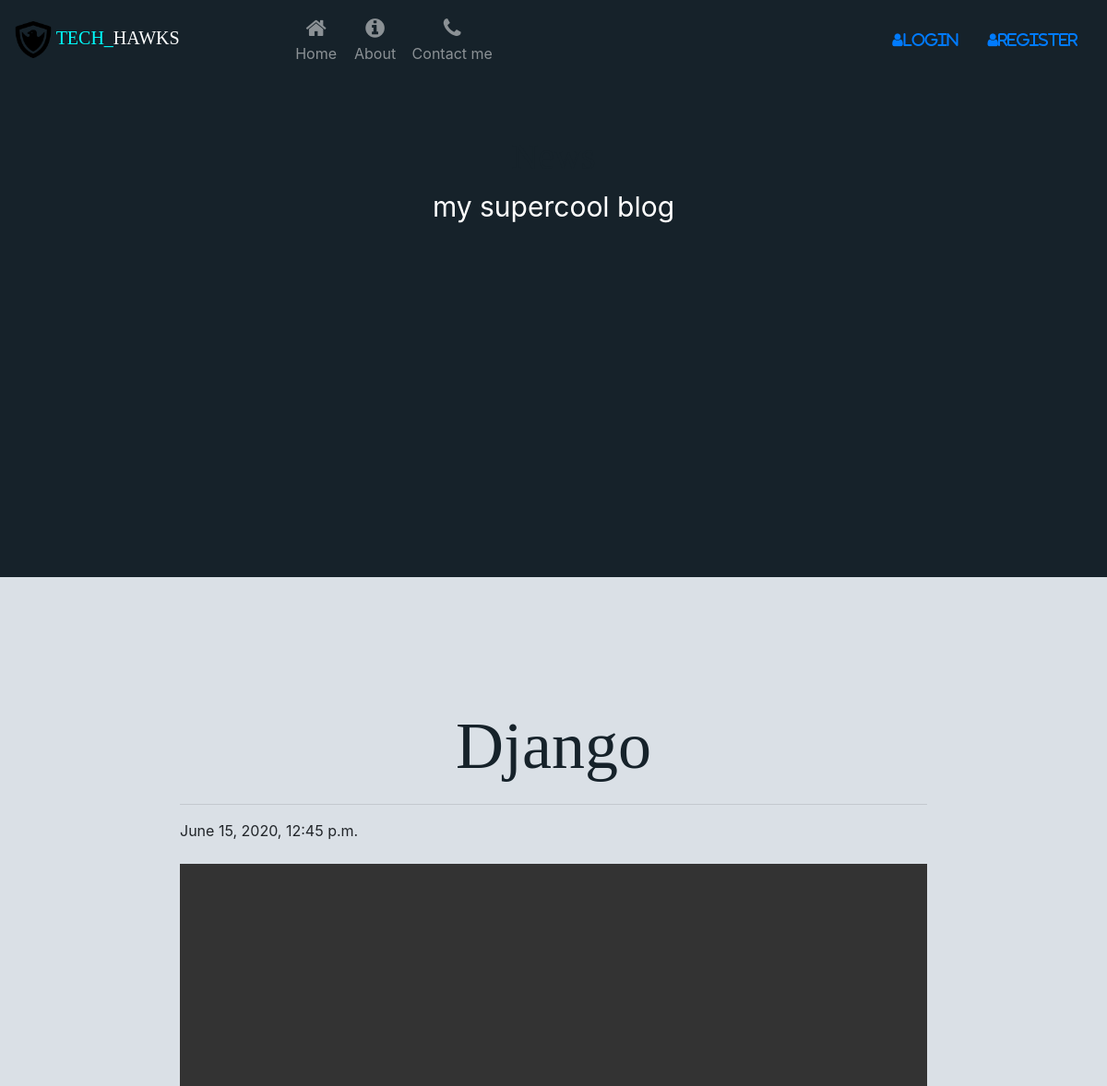
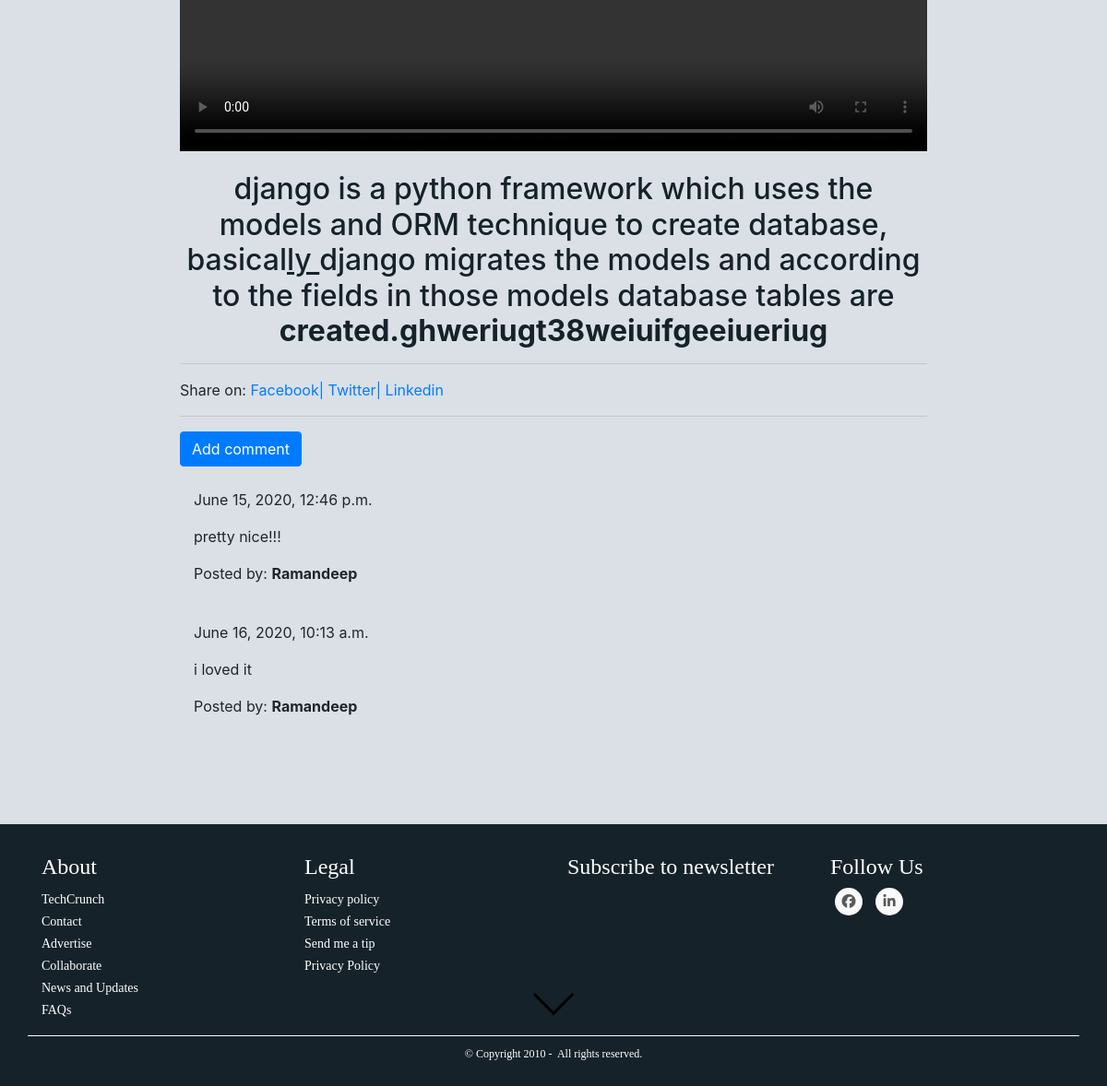
Screenshot of /post/3 with the database file from the repository (2 pictures, top to bottom).
### blog/models.py (models this page shows, shortened)
class Post(models.Model):
    author = models.ForeignKey('auth.User',on_delete=models.CASCADE)
    title = models.CharField(max_length=200)
    text = models.TextField()
    created_date = models.DateTimeField(default=timezone.now)
    published_date = models.DateTimeField(blank=True, null=True)
    image = models.FileField(upload_to="media/",null=True, verbose_name="")

class Comment(models.Model):
    post = models.ForeignKey('blog.Post', related_name='comments',on_delete=models.CASCADE)
    author = models.CharField(max_length=200)
    text = models.TextField()
    created_date = models.DateTimeField(default=timezone.now)
    approved_comment = models.BooleanField(default=False)

### blog/views.py (the view)
# urls.py: path('post/<int:pk>', views.PostDetailView.as_view(), name='post_detail'),
class PostDetailView(DetailView):
    model = Post

### blog/templates/blog/post_detail.html (shortened to what this page needs)
{% extends 'blog/base.html' %}
{% load static %}
{% block content %}
<div class="header">
  <div class="header-content">
    <h1>News</h1>
    <p>my supercool blog</p>
  </div>
</div>
<div class="content container" style="margin-top: 100px;">
    <div class="content-block">
      <div class="blog_posts">
                <h1 class='posttitle loader headings display-3'>{{ post.title }}</h1>
                <hr>
                {% if post.published_date %}
                    <div class="date postdate">
                        {{ post.published_date }}
                    </div>
                  <video  class ='img-responsive' controls>
                <source src="{{ post.image.url }}" type="video/mp4">
             <source src="movie.ogg" type="video/ogg">
          </video>
                {% else %}
                    <a class="btn btn-outline-dark" href="{% url 'post_publish' pk=post.pk %}">Publish</a>
                {% endif %}
              <p class='postcontent' >{{ post.text|safe|linebreaksbr }}</p>
          <hr>
          <div class="social-share" style="margin-bottom">
            Share on:
            <a href="https://www.facebook.com/sharer/sharer.php?u={{ request.build_absolute_uri }}">
            Facebook|
            </a>
            <a href="https://twitter.com/home?status=I'm%20going%20to%20learn%20to%20Code...%20Come%20build%20an%20web%20apsp%20with%20me!%20%23CFE%20and%20@justinmitchel%20{{ request.build_absolute_uri }}">
             Twitter|
            </a>
            <a href="https://www.linkedin.com/shareArticle?mini=true&url=http://swiftforentrepreneurs.com/&title=Be%20first%20%7C%20Join%20Swift%20for%20Entrepreneurs&summary=Swift%20for%20Entrepreneurs%20is%20a%20project-based%20programming%20course%20for%20non-technical%20founders.%20We'll%20learn%20how%20to%20build%20iOS%20apps%20from%20scratch%20using%20Apple's%20new%20programming%20language:%20Swift.%20Be%20first%20and%20learn%20with%20me!&source={{ request.build_absolute_uri }}">
             Linkedin
            </a>
          </div>
          <hr>
          <a class="btn btn-primary btn-comment" href="{% url 'add_comment_to_post' pk=post.pk %}">Add comment</a>
          <div class="container">
          {% for comment in post.comments.all %}
          <br>
              {% if user.is_authenticated or comment.approved_comment %}
                      {{ comment.created_date }}
                  <p>{{ comment.text|safe|linebreaks }}</p>
                  <p>Posted by: <strong>{{ comment.author }}</strong></p>
              {% endif %}
          {% empty %}
              <p>No comments posted.</p>
          {% endfor %}
        </div>
      </div>
    </div>
  </div>
{% endblock %}

### blog/static/css/blog.css (style rules this page uses)
.loader { filter:hue-rotate(0deg); color: linear-gradient(45deg,#0f8,#08f); animation:hue 5000ms infinite linear; }

### blog/templates/blog/base.html (style rules this page uses)
body { background: #DAE0E6; }
html { scroll-behavior: smooth; }
html { box-sizing: border-box; }
h1 { font-family: 'Russo' }
.headings { margin-top: 40px; margin-bottom: 20px; align-self: center; }
.content-block { display: flex; flex-direction: row; }
.content { width: 70%; }
.header { padding: 60px; text-align: center; background: #16222A; color: white; font-size: 30px; height: 18em; }
* { box-sizing:border-box; -moz-box-sizing: border-box; }
h1,h2 { color: #16222A; text-align: center; }
.img-responsive { width: 100%; height: auto; }

### rows the page displays
Post: title "Django", published_date "June 15, 2020, 12:45 p.m.", text "django is a python framework which uses the models and ORM technique to create database, basical ly django migrates the models and according to the fields in those models database tables are created.ghweriugt38weiuifgeeiueriug"
Comment: created_date "June 15, 2020, 12:46 p.m.", text "pretty nice!!!", author "Ramandeep"
Comment: created_date "June 16, 2020, 10:13 a.m.", text "i loved it", author "Ramandeep"
